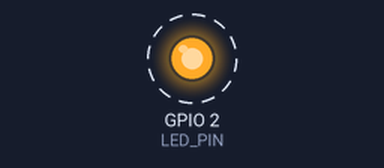
A program run on a simulated ESP32. Parts: output pins drawn as LEDs (lit = HIGH). Dashed ring = blinking. What the program prints to the serial monitor is not drawn.

Above: at 0.5 s.
Timing chart, 0 to 4.6 s (numbered marks = the images above):
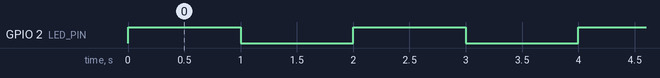

The program:

main.cpp
```cpp
#include <Arduino.h>

// บอร์ด ESP32 (DevKit) ส่วนใหญ่จะมีหลอดไฟ LED สีฟ้าในตัวเชื่อมอยู่กับขา 2
#define LED_PIN 2

void setup() {
  // เริ่มต้นการสื่อสารผ่าน Serial ด้วยความเร็ว 115200
  Serial.begin(115200);

  // ตั้งค่าขา 2 ให้เป็น Output เพื่อส่งไฟออกไปควบคุม LED
  pinMode(LED_PIN, OUTPUT);

  Serial.println("ESP32 System Ready!");
  Serial.println("Project by Narongwit Started.");
}

void loop() {
  digitalWrite(LED_PIN, HIGH);   // สั่งจ่ายไฟ (เปิด LED)
  Serial.println("LED Status: ON");
  delay(1000);                   // หน่วงเวลาไว้ 1 วินาที (1000 มิลลิวินาที)

  digitalWrite(LED_PIN, LOW);    // สั่งตัดไฟ (ปิด LED)
  Serial.println("LED Status: OFF");
  delay(1000);                   // หน่วงเวลาไว้ 1 วินาที
}
```

Measured:
- by itself, GPIO 2 (LED_PIN): alternates HIGH for 1.0 s and LOW for 1.0 s
